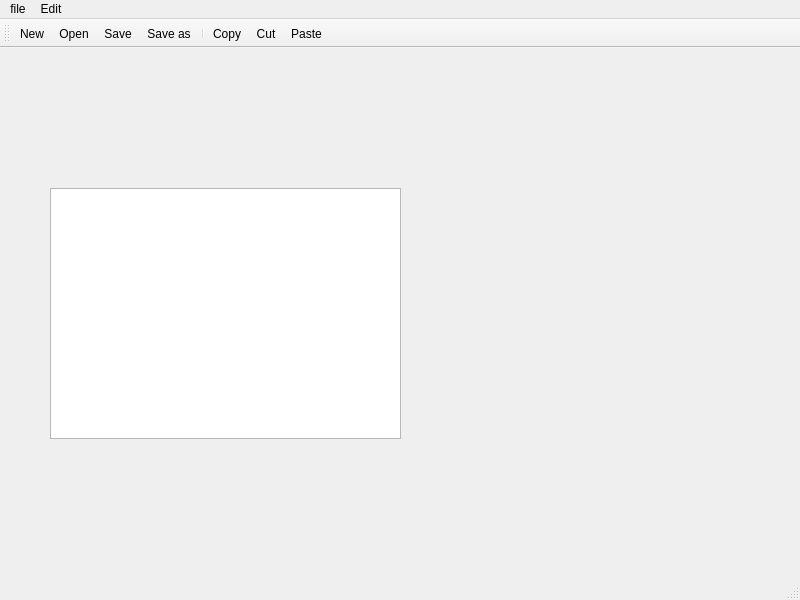
<?xml version="1.0" encoding="UTF-8"?>
<ui version="4.0">
 <class>MainWindow</class>
 <widget class="QMainWindow" name="MainWindow">
  <property name="geometry">
   <rect>
    <x>0</x>
    <y>0</y>
    <width>800</width>
    <height>600</height>
   </rect>
  </property>
  <property name="windowTitle">
   <string>MainWindow</string>
  </property>
  <widget class="QWidget" name="centralwidget">
   <widget class="QPlainTextEdit" name="plainTextEdit">
    <property name="geometry">
     <rect>
      <x>50</x>
      <y>140</y>
      <width>351</width>
      <height>251</height>
     </rect>
    </property>
   </widget>
  </widget>
  <widget class="QMenuBar" name="menubar">
   <property name="geometry">
    <rect>
     <x>0</x>
     <y>0</y>
     <width>800</width>
     <height>22</height>
    </rect>
   </property>
   <widget class="QMenu" name="menufile">
    <property name="title">
     <string>file</string>
    </property>
    <addaction name="actionNew"/>
    <addaction name="actionOpen"/>
    <addaction name="actionSave"/>
    <addaction name="actionSave_as"/>
    <addaction name="separator"/>
    <addaction name="actionExit"/>
   </widget>
   <widget class="QMenu" name="menuEdit">
    <property name="title">
     <string>Edit</string>
    </property>
    <addaction name="actionCopy"/>
    <addaction name="actionCut"/>
    <addaction name="actionPaste"/>
    <addaction name="separator"/>
    <addaction name="actionSelect_all"/>
    <addaction name="actionSelect_None"/>
   </widget>
   <addaction name="menufile"/>
   <addaction name="menuEdit"/>
  </widget>
  <widget class="QStatusBar" name="statusbar"/>
  <widget class="QToolBar" name="toolBar">
   <property name="windowTitle">
    <string>toolBar</string>
   </property>
   <attribute name="toolBarArea">
    <enum>TopToolBarArea</enum>
   </attribute>
   <attribute name="toolBarBreak">
    <bool>false</bool>
   </attribute>
   <addaction name="actionNew"/>
   <addaction name="actionOpen"/>
   <addaction name="actionSave"/>
   <addaction name="actionSave_as"/>
   <addaction name="separator"/>
   <addaction name="actionCopy"/>
   <addaction name="actionCut"/>
   <addaction name="actionPaste"/>
  </widget>
  <action name="actionNew">
   <property name="icon">
    <iconset resource="resources.qrc">
     <normaloff>:/files/images/new.png</normaloff>:/files/images/new.png</iconset>
   </property>
   <property name="text">
    <string>New</string>
   </property>
  </action>
  <action name="actionOpen">
   <property name="icon">
    <iconset resource="resources.qrc">
     <normaloff>:/files/images/open.png</normaloff>:/files/images/open.png</iconset>
   </property>
   <property name="text">
    <string>Open</string>
   </property>
  </action>
  <action name="actionSave">
   <property name="icon">
    <iconset resource="resources.qrc">
     <normaloff>:/files/images/save.png</normaloff>:/files/images/save.png</iconset>
   </property>
   <property name="text">
    <string>Save</string>
   </property>
  </action>
  <action name="actionSave_as">
   <property name="icon">
    <iconset resource="resources.qrc">
     <normaloff>:/files/images/saveas.png</normaloff>:/files/images/saveas.png</iconset>
   </property>
   <property name="text">
    <string>Save as</string>
   </property>
  </action>
  <action name="actionExit">
   <property name="text">
    <string>Exit</string>
   </property>
  </action>
  <action name="actionCopy">
   <property name="icon">
    <iconset resource="resources.qrc">
     <normaloff>:/files/images/copy.png</normaloff>:/files/images/copy.png</iconset>
   </property>
   <property name="text">
    <string>Copy</string>
   </property>
  </action>
  <action name="actionCut">
   <property name="icon">
    <iconset resource="resources.qrc">
     <normaloff>:/files/images/cut.png</normaloff>:/files/images/cut.png</iconset>
   </property>
   <property name="text">
    <string>Cut</string>
   </property>
  </action>
  <action name="actionPaste">
   <property name="icon">
    <iconset resource="resources.qrc">
     <normaloff>:/files/images/paste.png</normaloff>:/files/images/paste.png</iconset>
   </property>
   <property name="text">
    <string>Paste</string>
   </property>
  </action>
  <action name="actionSelect_all">
   <property name="icon">
    <iconset resource="resources.qrc">
     <normaloff>:/files/images/selectall.png</normaloff>:/files/images/selectall.png</iconset>
   </property>
   <property name="text">
    <string>Select all</string>
   </property>
  </action>
  <action name="actionSelect_None">
   <property name="icon">
    <iconset resource="resources.qrc">
     <normaloff>:/files/images/selectnone.png</normaloff>:/files/images/selectnone.png</iconset>
   </property>
   <property name="text">
    <string>Select none</string>
   </property>
  </action>
 </widget>
 <resources>
  <include location="resources.qrc"/>
 </resources>
 <connections/>
</ui>
